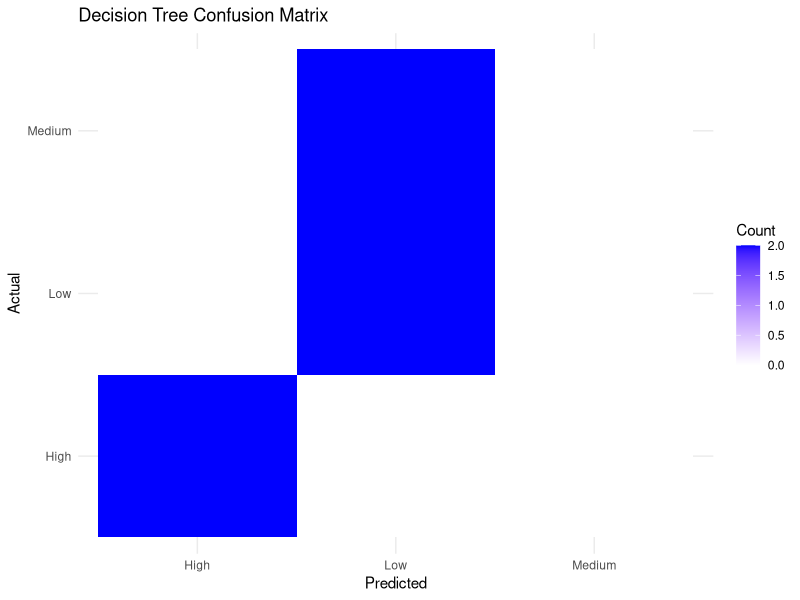
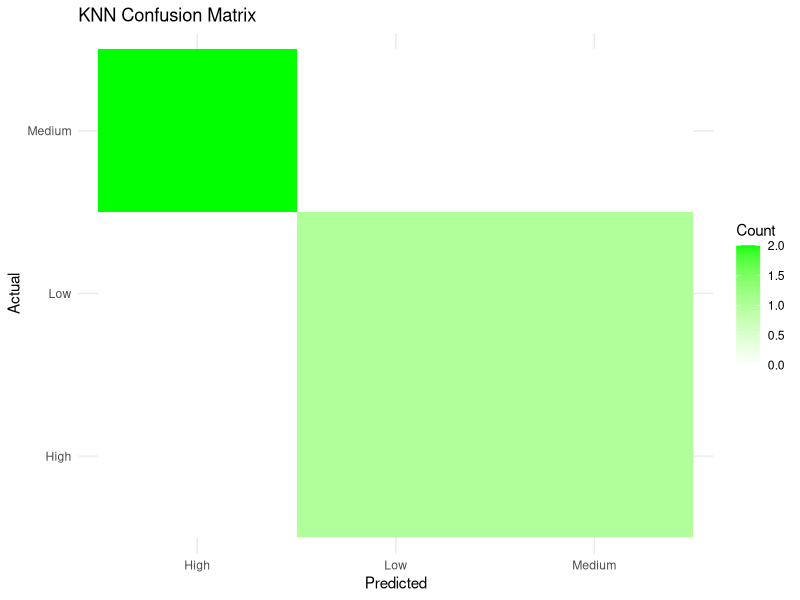
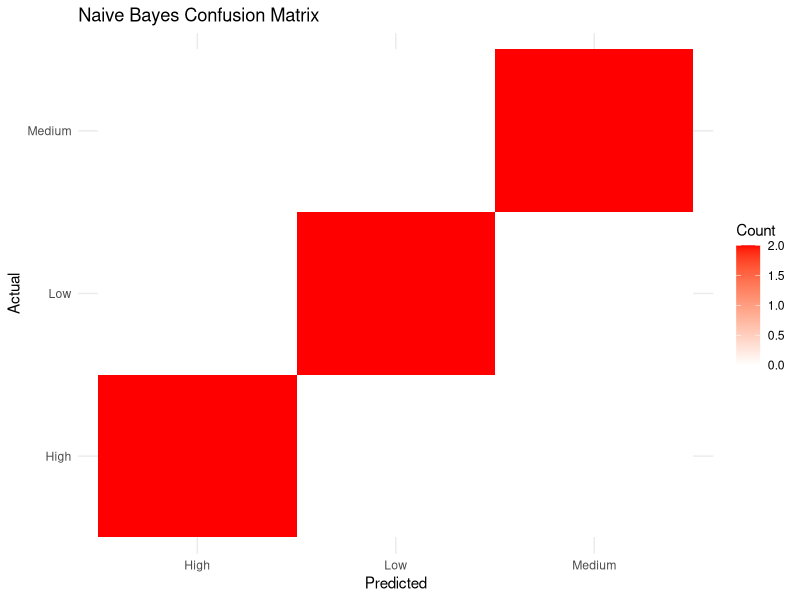
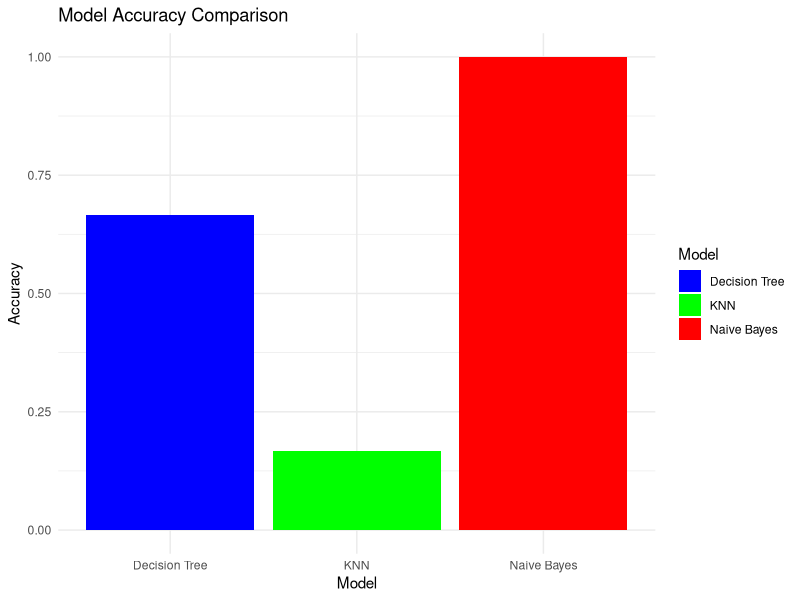
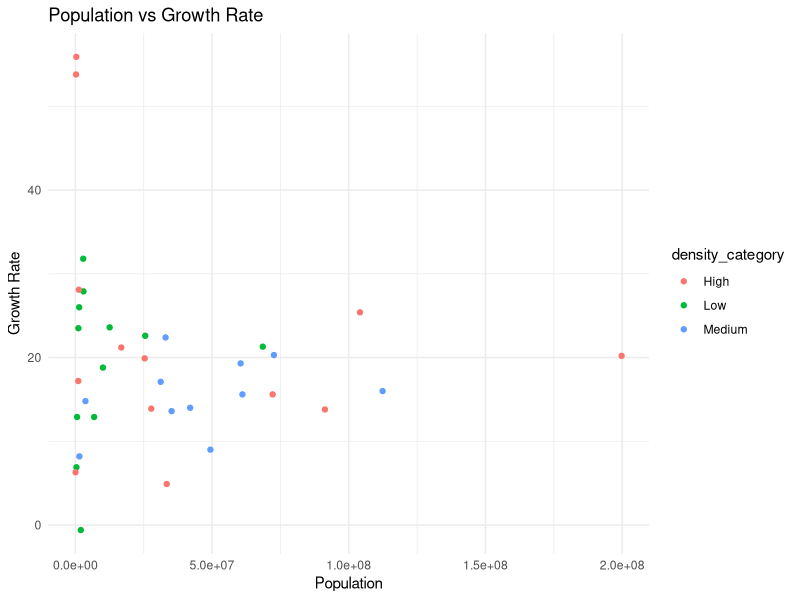
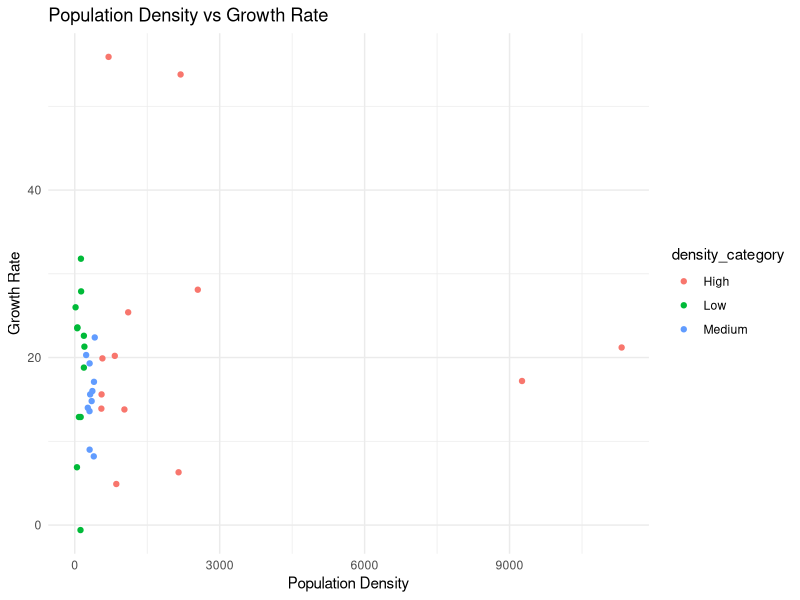
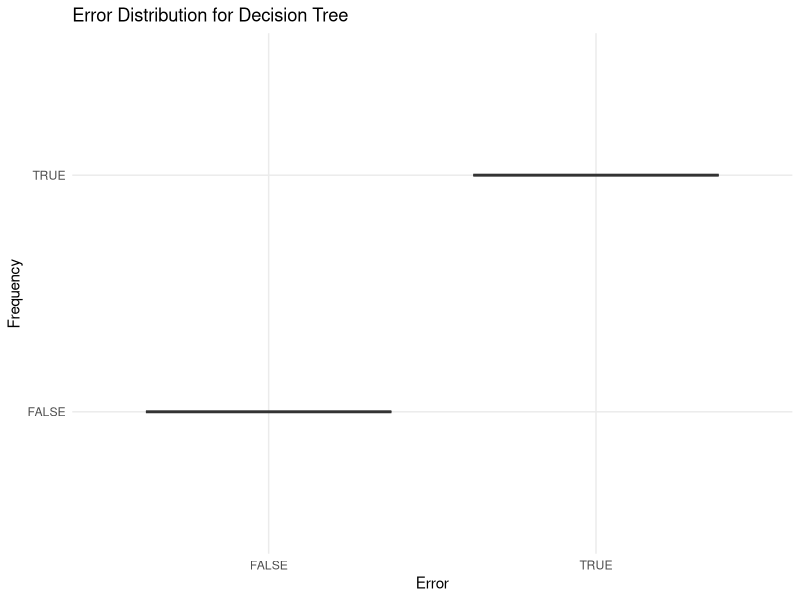
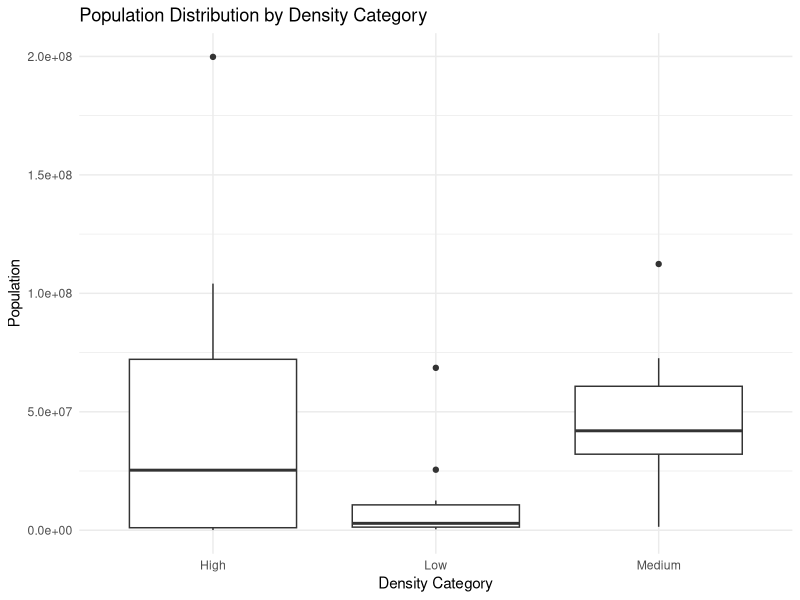

Here is the R script that generated these plots, in order:
# LOADING LIBRARIES
library(tidyverse)
library(caret)
library(rpart)
library(class)
library(e1071)
library(pROC)
library(reshape2)
library(ggplot2)

# 1. DATA LOADING
demographic_data <- read.csv("State-wise Population, Decadal Population Growth rate and Population Density - 2011.csv")

# DATA PREPROCESSING
# Step 1: Remove India row
data_cleaned <- demographic_data[demographic_data$Category != "India", ]

# Step 2: Create density categories directly from the Population Density column
density_values <- as.numeric(data_cleaned$Population.Density..per.sq.km....2011)
data_cleaned$density_category <- ifelse(density_values <= 200, "Low",
                                        ifelse(density_values <= 500, "Medium", "High"))
data_cleaned$density_category <- factor(data_cleaned$density_category)

# Step 3: Convert numeric columns first
data_cleaned$Population <- as.numeric(gsub(",", "", data_cleaned$Population.2011))
data_cleaned$Growth_Rate <- as.numeric(data_cleaned$Decadal.Population.Growth.Rate...2001.2011)
data_cleaned$Population_Density <- density_values

# Step 4: Clean up column names and select relevant columns
data_cleaned <- data_cleaned[, c("Category", "India.State.Union.Territory", "Population", 
                                 "Growth_Rate", "Population_Density", "density_category")]
names(data_cleaned) <- c("Category", "State_UT", "Population", "Growth_Rate", "Population_Density", "density_category")

# Print category distribution
print("Category Distribution:")
print(table(data_cleaned$density_category))

# Step 5: Feature scaling
data_scaled <- data_cleaned
data_scaled$Population <- scale(data_scaled$Population)
data_scaled$Growth_Rate <- scale(data_scaled$Growth_Rate)
data_scaled$Population_Density <- scale(data_scaled$Population_Density)

# Step 6: Select features for modeling
model_data <- data_scaled[, c("Population", 
                              "Growth_Rate",
                              "Population_Density",
                              "density_category")]

# 2. DATA PARTITION
set.seed(123)
train_index <- createDataPartition(model_data$density_category, p = 0.8, list = FALSE)
train_data <- model_data[train_index, ]
test_data <- model_data[-train_index, ]

# 3. MODEL TRAINING
# Decision Tree
dt_model <- rpart(density_category ~ ., data = train_data, method = "class")

# KNN
knn_pred <- knn(train = train_data[, 1:3],
                test = test_data[, 1:3],
                cl = train_data$density_category,
                k = 3)

# Naive Bayes
nb_model <- naiveBayes(density_category ~ ., data = train_data)

# 4. MODEL EVALUATION
# Decision Tree Predictions
dt_pred <- predict(dt_model, test_data, type = "class")

# Naive Bayes Predictions
nb_pred <- predict(nb_model, test_data)

# 5. Create evaluation metrics
dt_cm <- confusionMatrix(dt_pred, test_data$density_category)
knn_cm <- confusionMatrix(knn_pred, test_data$density_category)
nb_cm <- confusionMatrix(nb_pred, test_data$density_category)

# Store accuracies
accuracies <- data.frame(
  Model = c("Decision Tree", "KNN", "Naive Bayes"),
  Accuracy = c(dt_cm$overall["Accuracy"],
               knn_cm$overall["Accuracy"],
               nb_cm$overall["Accuracy"])
)

# Print results
print("Model Accuracies:")
print(accuracies)


# Confusion Matrix Heatmap Function

# Decision Tree Confusion Matrix
dt_matrix <- as.matrix(dt_cm$table)
dt_heatmap <- melt(dt_matrix)
colnames(dt_heatmap) <- c("Predicted", "Actual", "Count")

# Plot for Decision Tree Confusion Matrix
ggplot(dt_heatmap, aes(x = Predicted, y = Actual, fill = Count)) +
  geom_tile() +
  scale_fill_gradient(low = "white", high = "blue") +
  labs(title = "Decision Tree Confusion Matrix", x = "Predicted", y = "Actual") +
  theme_minimal()

# Repeating similar steps for KNN and Naive Bayes
knn_matrix <- as.matrix(knn_cm$table)
knn_heatmap <- melt(knn_matrix)
colnames(knn_heatmap) <- c("Predicted", "Actual", "Count")

ggplot(knn_heatmap, aes(x = Predicted, y = Actual, fill = Count)) +
  geom_tile() +
  scale_fill_gradient(low = "white", high = "green") +
  labs(title = "KNN Confusion Matrix", x = "Predicted", y = "Actual") +
  theme_minimal()

nb_matrix <- as.matrix(nb_cm$table)
nb_heatmap <- melt(nb_matrix)
colnames(nb_heatmap) <- c("Predicted", "Actual", "Count")

ggplot(nb_heatmap, aes(x = Predicted, y = Actual, fill = Count)) +
  geom_tile() +
  scale_fill_gradient(low = "white", high = "red") +
  labs(title = "Naive Bayes Confusion Matrix", x = "Predicted", y = "Actual") +
  theme_minimal()


# Barplot for model comparison
ggplot(accuracies, aes(x = Model, y = Accuracy, fill = Model)) +
  geom_bar(stat = "identity") +
  labs(title = "Model Accuracy Comparison", y = "Accuracy", x = "Model") +
  theme_minimal() +
  scale_fill_manual(values = c("blue", "green", "red"))

# Scatter plot between Population and Growth Rate
ggplot(data_cleaned, aes(x = Population, y = Growth_Rate, color = density_category)) +
  geom_point() +
  labs(title = "Population vs Growth Rate", x = "Population", y = "Growth Rate") +
  theme_minimal()

# Scatter plot between Population Density and Growth Rate
ggplot(data_cleaned, aes(x = Population_Density, y = Growth_Rate, color = density_category)) +
  geom_point() +
  labs(title = "Population Density vs Growth Rate", x = "Population Density", y = "Growth Rate") +
  theme_minimal()

# Boxplot of errors for Decision Tree
dt_errors <- test_data$density_category != dt_pred
ggplot(data.frame(Error = dt_errors), aes(x = Error, y = as.factor(Error))) +
  geom_boxplot() +
  labs(title = "Error Distribution for Decision Tree", x = "Error", y = "Frequency") +
  theme_minimal()

# Boxplot of Population distribution
ggplot(data_cleaned, aes(x = density_category, y = Population)) +
  geom_boxplot() +
  labs(title = "Population Distribution by Density Category", x = "Density Category", y = "Population") +
  theme_minimal()
